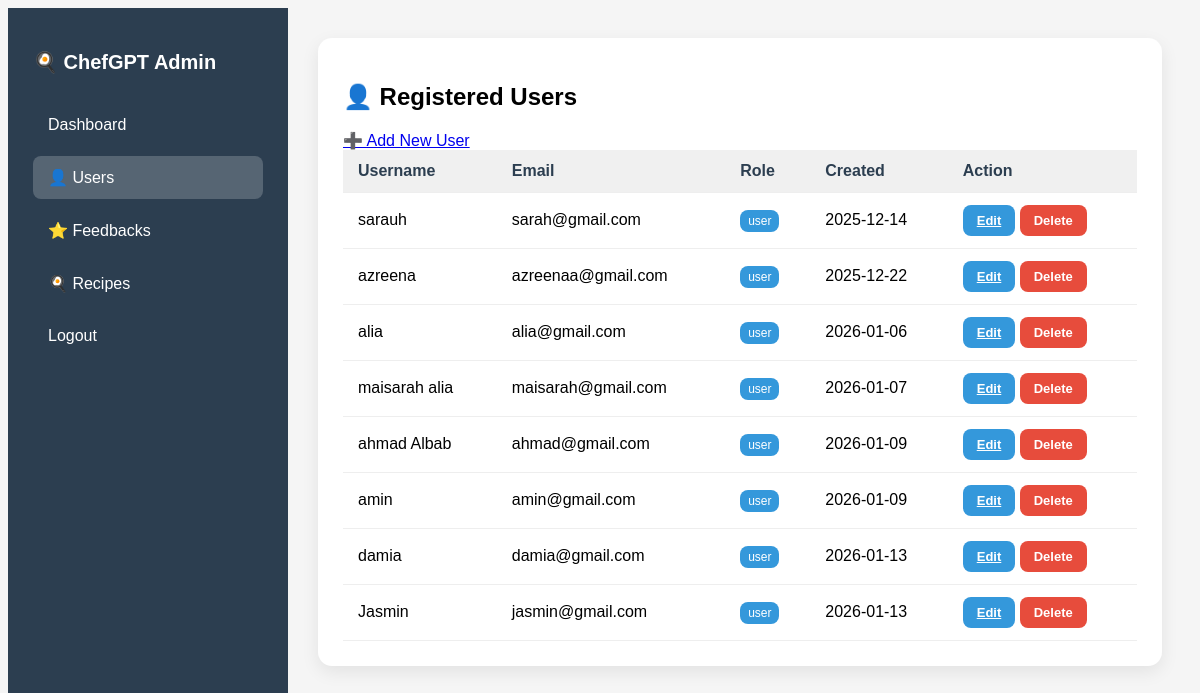
The page /admin/manage_user (signed in) on the database as committed earlier.
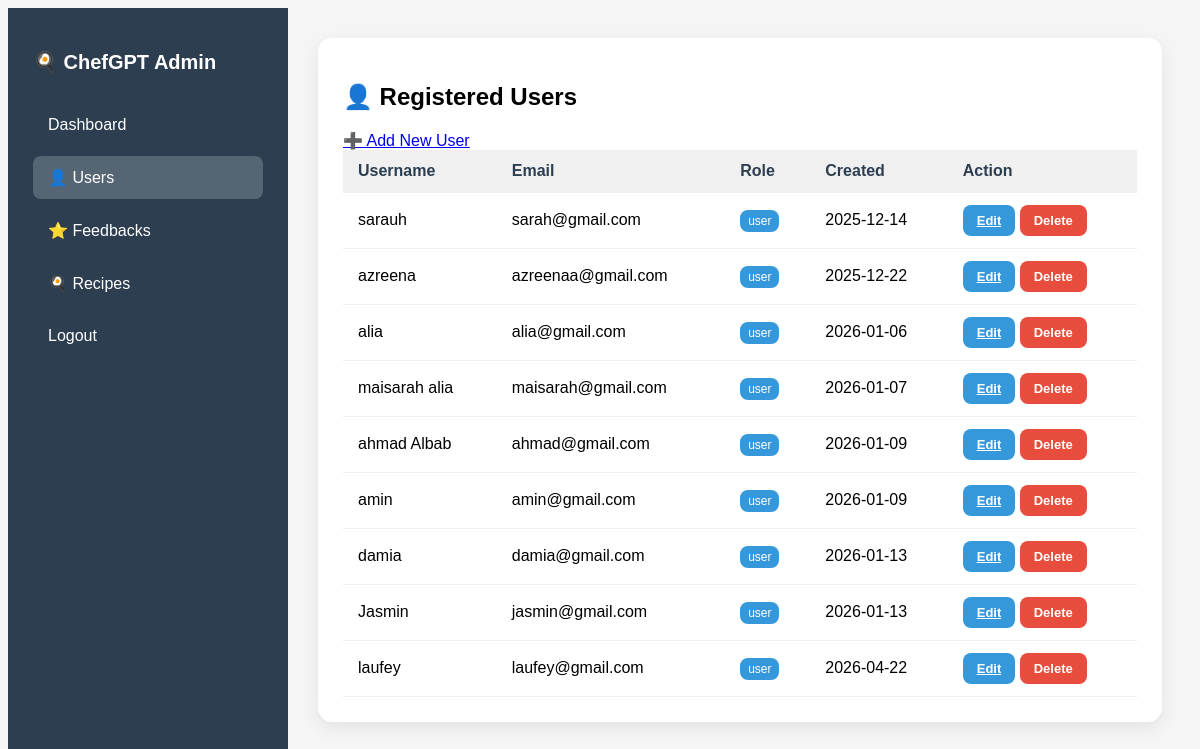
The same page on the database as committed later.
### app.py (models this page shows)
class User(UserMixin, db.Model):
    id = db.Column(db.Integer, primary_key=True)
    username = db.Column(db.String(80), unique=True, nullable=False)
    email = db.Column(db.String(120), unique=True, nullable=False)
    password = db.Column(db.String(200), nullable=False)
    created_at = db.Column(db.DateTime, default=datetime.utcnow)
    role = db.Column(db.String(20), nullable=False, default='user')

### app.py (the view)
@app.route('/admin/manage_user')
@login_required
def manage_user():
    if current_user.role != 'admin':
        flash('Access denied', 'danger')
        return redirect(url_for('dashboard'))
    users = User.query.filter(User.role != 'admin').all()
    return render_template('/admin/manage_user.html', users=users)

### app.py (called while the page is built)
@login_manager.user_loader
def load_user(user_id):
    return User.query.get(int(user_id))

### templates/admin/manage_user.html (shortened to what this page needs)
<!DOCTYPE html>
<html lang="en">
<head>
    <link rel="stylesheet" href="{{ url_for('static', filename='css/manage.css') }}">
</head>
<body>
<div class="wrapper">
    <aside class="sidebar">
        <h2>🍳 ChefGPT Admin</h2>
        <nav>
            <a href="{{ url_for('admin_dashboard') }}">Dashboard</a>
            <a href="{{ url_for('manage_user') }}" class="active">👤 Users</a>
            <a href="{{ url_for('manage_feedback') }}">⭐ Feedbacks</a>
            <a href="{{ url_for('manage_recipes') }}">🍳 Recipes</a>
            <a href="{{ url_for('logout') }}">Logout</a>
        </nav>
    </aside>
    <main class="main-content">
        <div class="section">
            <h2>👤 Registered Users</h2>
            <a href="{{ url_for('add_user') }}">➕ Add New User</a>
            <table>
                <tr>
                    <th>Username</th>
                    <th>Email</th>
                    <th>Role</th>
                    <th>Created</th>
                    <th>Action</th>
                </tr>
                {% for user in users %}
                <tr>
                    <td>{{ user.username }}</td>
                    <td>{{ user.email }}</td>
                    <td>
                        <span class="badge {{ user.role }}">{{ user.role }}</span>
                    </td>
                    <td>{{ user.created_at.strftime('%Y-%m-%d') }}</td>
                    <td>
                        <a href="{{ url_for('edit_user', user_id=user.id) }}" class="btn edit">Edit</a>
                        <form method="POST"
                              action="{{ url_for('delete_user', user_id=user.id) }}"
                              style="display:inline"
                              onsubmit="return confirm('Delete user?');">
                            <button class="btn delete">Delete</button>
                        </form>
                    </td>
                </tr>
                {% endfor %}
            </table>
        </div>
    </main>
</div>
</body>
</html>

### static/css/manage.css (style rules this page uses)
body { background: #f5f5f5; font-family: 'Poppins', Arial, sans-serif; }
.wrapper { display: flex; min-height: 100vh; }
.sidebar { width: 230px; background: #2c3e50; color: white; padding: 25px; }
.sidebar h2 { margin-bottom: 30px; font-size: 20px; }
.sidebar nav a { display: block; color: white; text-decoration: none; padding: 12px 15px; border-radius: 8px; margin-bottom: 10px; transition: background 0.2s; }
.sidebar nav a:hover, .sidebar nav a.active { background: rgba(255,255,255,0.2); }
.main-content { flex: 1; padding: 30px; }
.section { background: white; padding: 25px; border-radius: 14px; box-shadow: 0 6px 18px rgba(0,0,0,0.08); margin-bottom: 30px; }
table { width: 100%; border-collapse: collapse; }
table th, table td { padding: 12px 15px; text-align: left; border-bottom: 1px solid #eee; }
table th { background-color: #f0f0f0; color: #2c3e50; }
.badge.user { background-color: #3498db; color: white; padding: 4px 8px; border-radius: 8px; font-size: 12px; }
.btn { padding: 8px 14px; border-radius: 8px; border: none; cursor: pointer; font-size: 13px; font-weight: bold; transition: background 0.3s; }
.btn.edit { background: #3498db; color: white; }
.btn.delete { background: #e74c3c; color: white; }

Rows that differ between the two databases and show on the page:
added User: username "laufey", email "laufey@gmail.com", role "user", created_at "2026-04-22"
